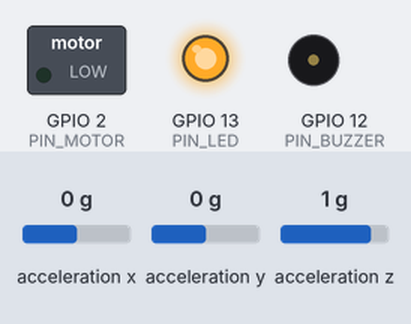
The sketch below on a simulated ESP32. On the bench: switched loads named in the sketch (green lamp = pin HIGH), output pins drawn as LEDs (lit = HIGH), buzzer (waves = sounding, pin HIGH). Wiring (inferred from the names in the program): MPU-6050 motion sensor at I2C address 0x68. The test bench sets the inputs (shaded band); at power-on: acceleration x 0 g, acceleration y 0 g, acceleration z 1 g. WiFi joins after 1.5 s; servers stay silent unless stated; uploads are accepted with an empty reply; random numbers use the default seed unless the sketch sets one; what the sketch prints to the serial monitor is not drawn.

Above: at 2.3 s.
At 2.77 s:
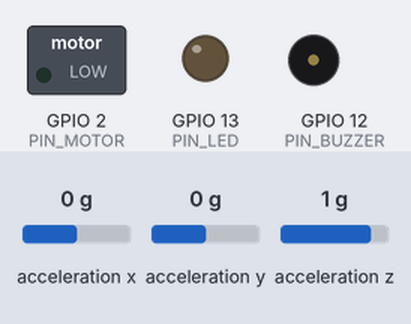
At 3.7 s:
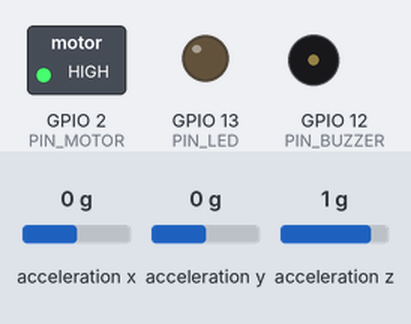
Timing chart, 0 to 5.9 s (numbered marks = the images above):
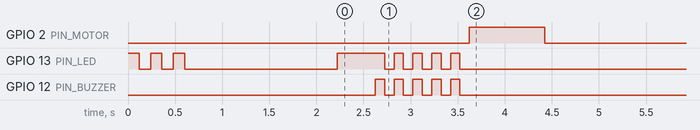

The sketch:

drowsiness_firmware.ino
```cpp
/**
 * ============================================================
 *  DriveGuard – ESP32 Firmware (Supabase Backend Edition)
 *  Smart Driver Drowsiness Detection System
 * ============================================================
 *  Wiring:
 *    MPU6050  → SDA:GPIO14  SCL:GPIO15  VCC:3.3V  GND:GND
 *    GPS      → TX:GPIO16   RX:GPIO17   VCC:5V    GND:GND
 *    Buzzer   → GPIO12 (+ → GPIO12, – → GND)
 *    LED      → GPIO13 (via 220Ω resistor)
 *    Vib Motor→ GPIO2  (via BC547 transistor + 1N4007 diode)
 *    Capacitor→ 100µF across 5V rail
 * ============================================================
 *  Libraries (install via Arduino Library Manager):
 *    - ArduinoJson  by Benoit Blanchon
 *    - TinyGPS++    by Mikal Hart       (optional, for real GPS)
 *    - Adafruit MPU6050                 (optional, for easier MPU API)
 * ============================================================
 */

#include <WiFi.h>
#include <HTTPClient.h>
#include <Wire.h>
#include <ArduinoJson.h>
#include <math.h>

// ── CONFIG – change these ─────────────────────────────────────
const char* WIFI_SSID   = "YOUR_WIFI_SSID";
const char* WIFI_PASS   = "YOUR_WIFI_PASSWORD";
const char* SERVER_URL  = "http://YOUR_PC_IP:5000/api/sensors/data";
const char* DRIVER_ID   = "PASTE_DRIVER_UUID_FROM_SUPABASE_HERE";
const char* DEVICE_ID   = "ESP32_001";

// ── GPIO PINS ─────────────────────────────────────────────────
#define PIN_BUZZER    12
#define PIN_LED       13
#define PIN_MOTOR      2
#define MPU_SDA       14
#define MPU_SCL       15

// ── THRESHOLDS ────────────────────────────────────────────────
#define EYE_DROWSY_THRESHOLD  60.0f   // % eye closure → drowsy
#define BLINK_RATE_MIN         5      // blinks/min below this → alert
#define ACCIDENT_DELTA         2.5f   // m/s² accel change → accident
#define SEND_INTERVAL_MS    3000      // POST interval

// ── MPU6050 I2C REGISTERS ─────────────────────────────────────
#define MPU_ADDR      0x68
#define REG_PWR       0x6B
#define REG_ACCEL_X   0x3B

// ── GPS serial ────────────────────────────────────────────────
HardwareSerial GPSSerial(2); // UART2: RX=GPIO16, TX=GPIO17

// ── State ─────────────────────────────────────────────────────
struct SensorData {
  float eyeClosurePercent = 0;
  int   blinkRate         = 0;
  float accelX = 0, accelY = 0, accelZ = 9.8f;
  float tiltAngle  = 0;
  float latitude   = 17.385044f;
  float longitude  = 78.486671f;
  float speed      = 0;
  float drowsinessScore = 0;
  String drowsinessLevel = "normal";
  bool  isDrowsy   = false;
  bool  isAccident = false;
  int   batteryLevel = 100;
} data;

float      prevAccelMag  = 9.8f;
unsigned long lastSendMs = 0;
unsigned long lastBlinkMs = 0;
int        blinkCount    = 0;
bool       prevEyeClosed = false;

// ── MPU6050 ───────────────────────────────────────────────────
void initMPU() {
  Wire.begin(MPU_SDA, MPU_SCL);
  Wire.beginTransmission(MPU_ADDR);
  Wire.write(REG_PWR); Wire.write(0);  // wake up
  Wire.endTransmission(true);
  Serial.println("MPU6050 OK");
}

void readMPU() {
  Wire.beginTransmission(MPU_ADDR);
  Wire.write(REG_ACCEL_X);
  Wire.endTransmission(false);
  Wire.requestFrom(MPU_ADDR, 6, true);

  int16_t ax = Wire.read()<<8 | Wire.read();
  int16_t ay = Wire.read()<<8 | Wire.read();
  int16_t az = Wire.read()<<8 | Wire.read();

  data.accelX = ax / 16384.0f;
  data.accelY = ay / 16384.0f;
  data.accelZ = az / 16384.0f;
  data.tiltAngle = atan2(data.accelX, sqrt(data.accelY*data.accelY + data.accelZ*data.accelZ)) * 180.0f / PI;

  float mag   = sqrt(data.accelX*data.accelX + data.accelY*data.accelY + data.accelZ*data.accelZ);
  float delta = fabs(mag - prevAccelMag);
  data.isAccident = delta > ACCIDENT_DELTA;
  prevAccelMag = mag;
}

// ── GPS (basic NMEA, replace with TinyGPS++ for production) ──
void readGPS() {
  // With TinyGPS++:
  // while (GPSSerial.available()) { if (gps.encode(GPSSerial.read())) { data.latitude = gps.location.lat(); data.longitude = gps.location.lng(); data.speed = gps.speed.kmph(); } }
  // For testing, data.latitude / longitude are preset above.
}

// ── Eye simulation (replace with real OpenCV / camera AI) ─────
void simulateEyeData() {
  static unsigned long lastEyeMs = 0;
  if (millis() - lastEyeMs < 1000) return;
  lastEyeMs = millis();

  // Gradual drift to simulate drowsiness over time
  float drift = (millis() / 120000.0f) * 10.0f; // increases every 2 min
  data.eyeClosurePercent = constrain(random(20, 40) + drift, 0, 100);

  bool closed = data.eyeClosurePercent > 50;
  if (closed && !prevEyeClosed) { blinkCount++; lastBlinkMs = millis(); }
  prevEyeClosed = closed;

  if (millis() - lastBlinkMs < 60000) data.blinkRate = blinkCount;
  else { blinkCount = 0; data.blinkRate = 0; }
}

// ── Drowsiness score ─────────────────────────────────────────
void analyseDrowsiness() {
  if (data.isAccident) return;  // accident takes priority
  float score = 0;
  if (data.eyeClosurePercent > EYE_DROWSY_THRESHOLD)
    score += ((data.eyeClosurePercent - 60.0f) / 40.0f) * 70.0f;
  if (data.blinkRate < BLINK_RATE_MIN) score += 30.0f;
  score = constrain(score, 0, 100);
  data.drowsinessScore = score;

  if      (score >= 80) { data.isDrowsy = true;  data.drowsinessLevel = "critical"; }
  else if (score >= 60) { data.isDrowsy = true;  data.drowsinessLevel = "high"; }
  else if (score >= 40) { data.isDrowsy = true;  data.drowsinessLevel = "medium"; }
  else if (score >= 20) { data.isDrowsy = false; data.drowsinessLevel = "low"; }
  else                  { data.isDrowsy = false; data.drowsinessLevel = "normal"; }
}

// ── Local alerts (buzzer / LED / motor) ─────────────────────
void triggerAlerts() {
  if (data.isAccident) {
    for (int i = 0; i < 5; i++) {
      digitalWrite(PIN_BUZZER, HIGH); digitalWrite(PIN_LED, HIGH); delay(100);
      digitalWrite(PIN_BUZZER, LOW);  digitalWrite(PIN_LED, LOW);  delay(100);
    }
    digitalWrite(PIN_MOTOR, HIGH); delay(800); digitalWrite(PIN_MOTOR, LOW);
  } else if (data.isDrowsy) {
    digitalWrite(PIN_BUZZER, HIGH); digitalWrite(PIN_MOTOR, HIGH); digitalWrite(PIN_LED, HIGH);
    delay(400);
    digitalWrite(PIN_BUZZER, LOW);  delay(150);
    digitalWrite(PIN_BUZZER, HIGH); delay(150);
    digitalWrite(PIN_BUZZER, LOW);  digitalWrite(PIN_MOTOR, LOW);  digitalWrite(PIN_LED, LOW);
  } else {
    digitalWrite(PIN_BUZZER, LOW); digitalWrite(PIN_LED, LOW); digitalWrite(PIN_MOTOR, LOW);
  }
}

// ── POST to DriveGuard backend ────────────────────────────────
void postToServer() {
  if (WiFi.status() != WL_CONNECTED) { WiFi.reconnect(); return; }

  HTTPClient http;
  http.begin(SERVER_URL);
  http.addHeader("Content-Type", "application/json");
  http.setTimeout(5000);

  StaticJsonDocument<512> doc;
  doc["driverId"]          = DRIVER_ID;
  doc["deviceId"]          = DEVICE_ID;
  doc["eyeClosurePercent"] = data.eyeClosurePercent;
  doc["blinkRate"]         = data.blinkRate;
  doc["accelerationX"]     = data.accelX;
  doc["accelerationY"]     = data.accelY;
  doc["accelerationZ"]     = data.accelZ;
  doc["tiltAngle"]         = data.tiltAngle;
  doc["latitude"]          = data.latitude;
  doc["longitude"]         = data.longitude;
  doc["speed"]             = data.speed;
  doc["drowsinessScore"]   = data.drowsinessScore;
  doc["drowsinessLevel"]   = data.drowsinessLevel;
  doc["isDrowsy"]          = data.isDrowsy;
  doc["isAccident"]        = data.isAccident;
  doc["batteryLevel"]      = data.batteryLevel;
  doc["faceDetected"]      = true;

  String body;
  serializeJson(doc, body);
  int code = http.POST(body);
  Serial.printf("[HTTP] %d | Eye:%.0f%% Drowsy:%s Accident:%s\n",
    code, data.eyeClosurePercent,
    data.isDrowsy ? "YES" : "NO",
    data.isAccident ? "YES" : "NO");
  http.end();
}

// ── Setup ─────────────────────────────────────────────────────
void setup() {
  Serial.begin(115200);
  pinMode(PIN_BUZZER, OUTPUT);
  pinMode(PIN_LED,    OUTPUT);
  pinMode(PIN_MOTOR,  OUTPUT);

  // Startup blink
  for (int i=0; i<3; i++) { digitalWrite(PIN_LED,HIGH); delay(120); digitalWrite(PIN_LED,LOW); delay(120); }

  WiFi.begin(WIFI_SSID, WIFI_PASS);
  Serial.print("Connecting to WiFi");
  int tries = 0;
  while (WiFi.status() != WL_CONNECTED && tries++ < 30) { delay(500); Serial.print('.'); }
  if (WiFi.status() == WL_CONNECTED) {
    Serial.println("\n✅ WiFi: " + WiFi.localIP().toString());
    digitalWrite(PIN_LED, HIGH); delay(400); digitalWrite(PIN_LED, LOW);
  } else {
    Serial.println("\n❌ WiFi failed – running offline");
  }

  initMPU();
  GPSSerial.begin(9600, SERIAL_8N1, 16, 17);  // GPS RX=16, TX=17
  Serial.println("🚗 DriveGuard ESP32 Ready");
}

// ── Loop ─────────────────────────────────────────────────────
void loop() {
  readMPU();
  readGPS();
  simulateEyeData();   // ← Replace with real camera AI output
  analyseDrowsiness();
  triggerAlerts();

  if (millis() - lastSendMs >= SEND_INTERVAL_MS) {
    postToServer();
    lastSendMs = millis();
  }
  delay(100);
}
```

Measured:
- by itself, GPIO 2 (PIN_MOTOR): LOW → HIGH at 3.6 s, → LOW 0.80 s later
- by itself, GPIO 13 (PIN_LED): HIGH → LOW at 0.12 s, → HIGH 0.12 s later, → LOW 0.12 s later, → HIGH 0.12 s later, … (15 changes in this stretch)
- by itself, GPIO 12 (PIN_BUZZER): alternates HIGH for 0.10 s and LOW for 0.10 s, 10 changes in all, then stays LOW
